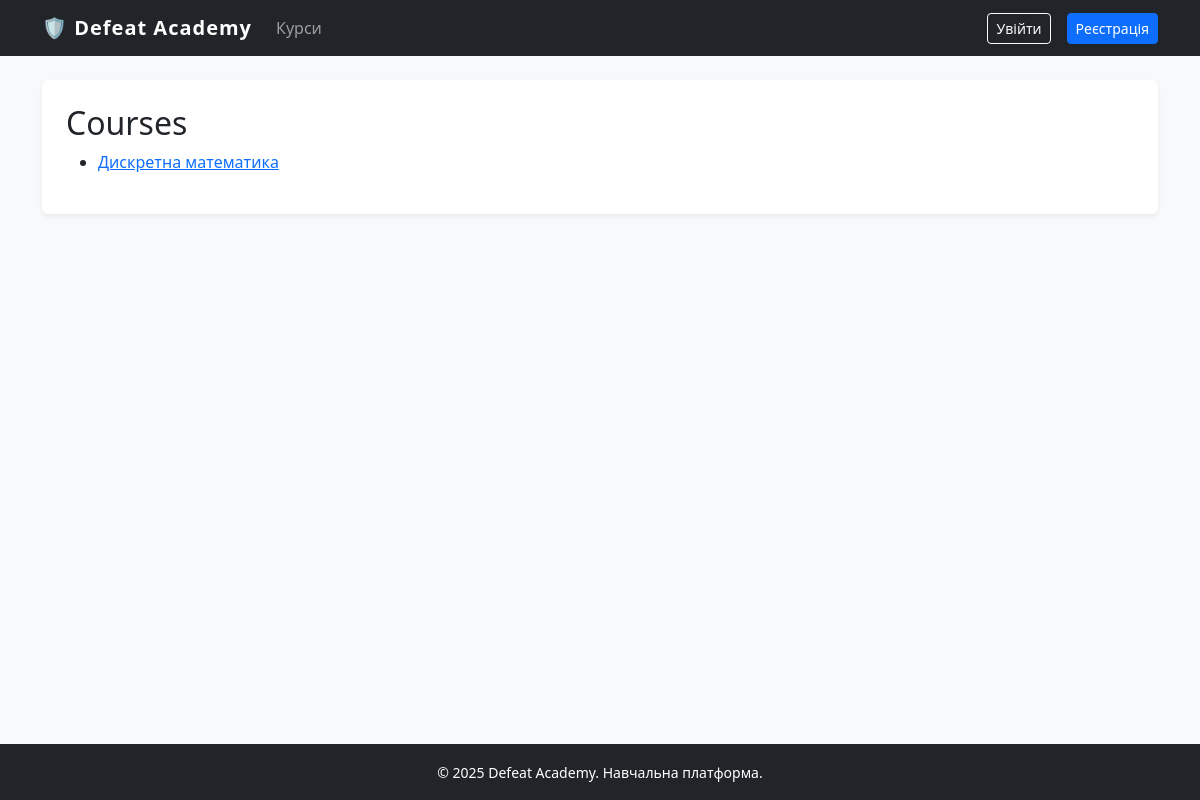
Before: /courses/ with the older database file.
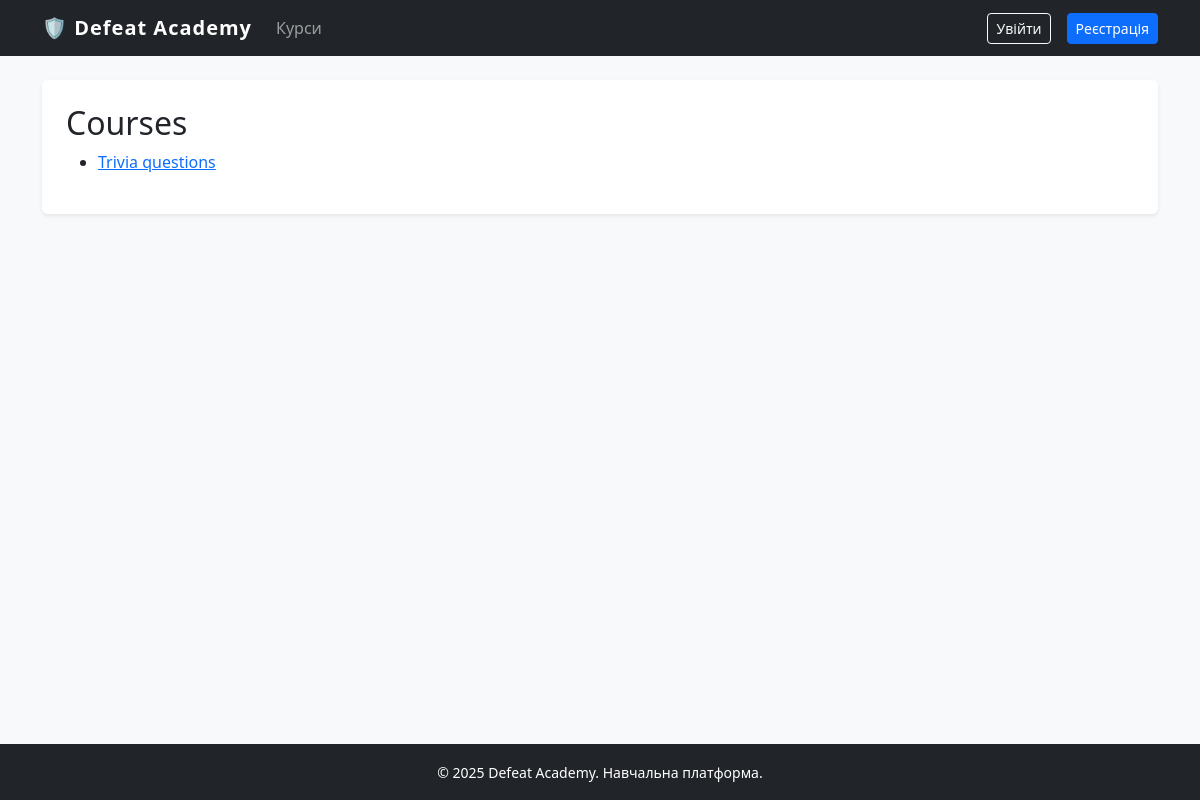
After: the same page with the newer database file.
### academy/models.py (models this page shows)
class Course(models.Model):
    author = models.ForeignKey(User, on_delete=models.CASCADE, null=True, blank=True)
    name = models.CharField(max_length=200)
    description = models.CharField(max_length=1000)
    def __str__(self):
        return self.name

### academy/views.py (the view)
# urls.py: path('courses/', views.courses, name='courses'),
def courses(request):
    courses = Course.objects.all()
    context = {'courses': courses}
    return render(request, 'academy/courses.html', context)

### academy/templates/academy/courses.html
{% extends "academy/base.html" %}
{% block content %}
<h2>Courses</h2>
<ul>
    {% for course in courses %}
        <li>
            <a href="{% url 'academy:course' course.id %}">{{ course }}</a>
        </li>
    {% empty %}
        <li>Ще немає курсів</li>
    {% endfor %}
</ul>
{% endblock content %}

Changed rows visible on the page:
changed Course: name "Дискретна математика" → "Trivia questions"
